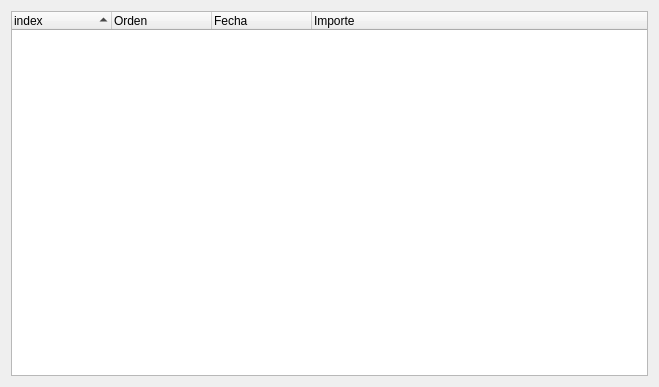
<?xml version="1.0" encoding="UTF-8"?>
<ui version="4.0">
 <class>Form</class>
 <widget class="QWidget" name="Form">
  <property name="geometry">
   <rect>
    <x>0</x>
    <y>0</y>
    <width>659</width>
    <height>387</height>
   </rect>
  </property>
  <property name="windowTitle">
   <string>Form</string>
  </property>
  <layout class="QVBoxLayout" name="verticalLayout">
   <item>
    <widget class="QTreeWidget" name="treeMain">
     <property name="alternatingRowColors">
      <bool>true</bool>
     </property>
     <property name="selectionMode">
      <enum>QAbstractItemView::SingleSelection</enum>
     </property>
     <property name="sortingEnabled">
      <bool>true</bool>
     </property>
     <property name="columnCount">
      <number>4</number>
     </property>
     <column>
      <property name="text">
       <string>index</string>
      </property>
     </column>
     <column>
      <property name="text">
       <string>Orden</string>
      </property>
     </column>
     <column>
      <property name="text">
       <string>Fecha</string>
      </property>
     </column>
     <column>
      <property name="text">
       <string>Importe</string>
      </property>
     </column>
    </widget>
   </item>
  </layout>
 </widget>
 <resources/>
 <connections/>
</ui>
